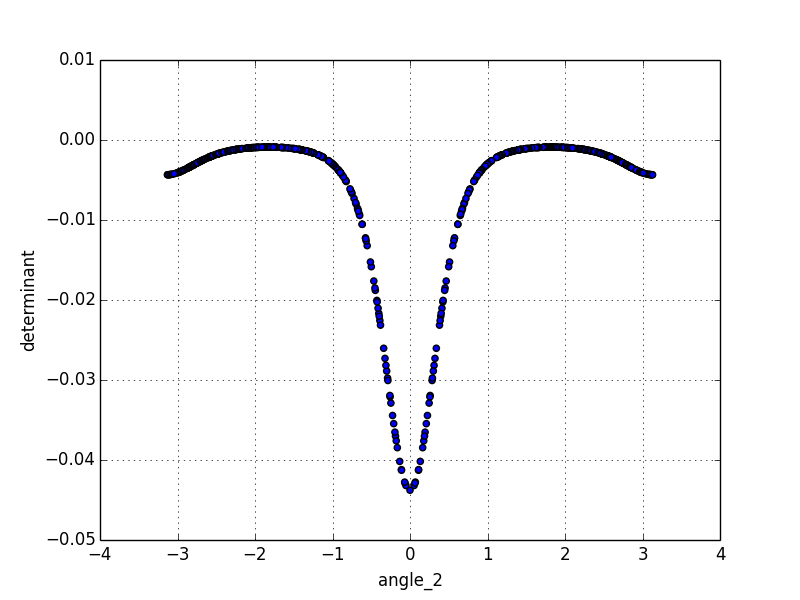

Python code for this plot:
# Double pendulum formula translated from the C code at
# http://www.physics.usyd.edu.au/~wheat/dpend_html/solve_dpend.c

from numpy import array, zeros, eye, asarray, dot, rad2deg, deg2rad, linspace, sin, cos, pi, concatenate, dot
from numpy.linalg import inv
from matplotlib.pyplot import plot, xlabel, ylabel, legend, rcParams
from sympy import symbols, simplify, trigsimp, solve, asin, acos, lambdify
from sympy.physics.mechanics import dynamicsymbols, ReferenceFrame, Point, inertia, RigidBody, KanesMethod
from sympy.physics.vector import init_vprinting, vlatex
import numpy as np
import matplotlib.pyplot as plt
import scipy.integrate as integrate
from scipy.integrate import odeint
from scipy.linalg import solve_continuous_are
import matplotlib.pyplot as plt
from matplotlib.pyplot import plot, xlabel, ylabel, legend, rcParams
import matplotlib.animation as animation
from utils import det_controllable
from double_pendulum_setup import theta1, theta2, ankle, leg_length, waist, omega1, omega2, ankle_torque, waist_torque, coordinates, speeds, kane, mass_matrix, forcing_vector, specified, parameter_dict, constants

import pickle
#from utils import controllable

init_vprinting()

inputx = open('double_pen_angle_1.pkl', 'rb')
inputy = open('double_pen_angle_2.pkl', 'rb')

X = pickle.load(inputx)
Y = pickle.load(inputy)

inputx.close()
inputy.close()

answer_vector = []

for x, y in zip(X,Y):
  answer_vector.append([x,y])

#Linearization
equilibrium_points = []
for element in answer_vector:
  equilibrium_points.append(concatenate((element, zeros(len(speeds))), axis=1)) 

equilibrium_dict = []

for element in equilibrium_points:
  equilibrium_dict.append(dict(zip(coordinates + speeds, element)))

#Jacobian of forcing vector w.r.t. states and inputs
F_A = forcing_vector.jacobian(coordinates + speeds)
F_B = forcing_vector.jacobian(specified)

#substitute in values fo rth evariables int he forcing vector
F_A = simplify(F_A.subs(parameter_dict))
F_B = simplify(F_B.subs(parameter_dict))

forcing_a = []
forcing_b = []
M = []
for element in equilibrium_dict:
  forcing_a.append(F_A.subs(element))
  forcing_b.append(F_B.subs(element)[:,1])
  M.append(mass_matrix.subs(element))

for i in range(len(M)):
  M[i] = M[i].subs(parameter_dict)
  M[i] = array(M[i].tolist(), dtype = float)
  forcing_b[i] = array(forcing_b[i].tolist(), dtype = float)
  forcing_a[i] = array(forcing_a[i].tolist(), dtype = float)

#state A and input B values for linearized function

A = []
B = []
controllability_det = []

for m, fa in zip(M, forcing_a):
  A.append(dot(inv(m),fa) )

for m, fb in zip(M, forcing_b):
  B.append(dot(inv(m), fb))

for a,b in zip(A,B):
  controllability_det.append(det_controllable(a, b))


plt.scatter(X,Y)
plt.xlabel('angle_1')
plt.ylabel('angle_2')
plt.show()

plt.scatter(Y, controllability_det)
plt.xlabel('angle_2')
plt.ylabel('determinant')

plt.show()
